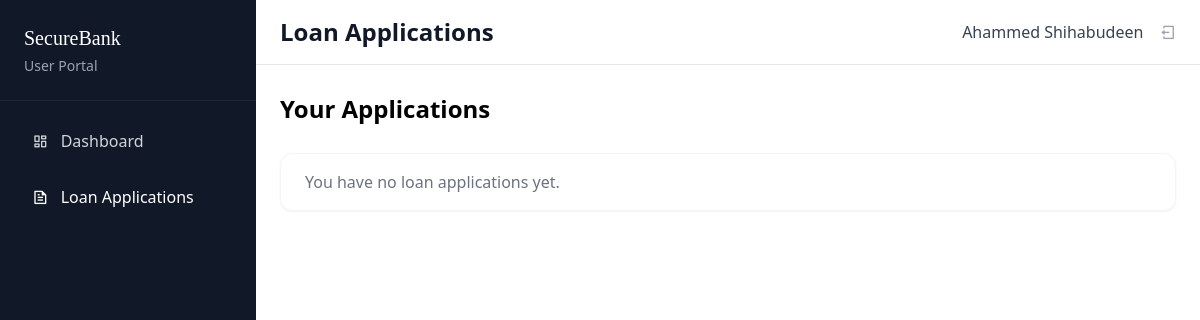
The app's page /loan-applications/ (signed in), older data.
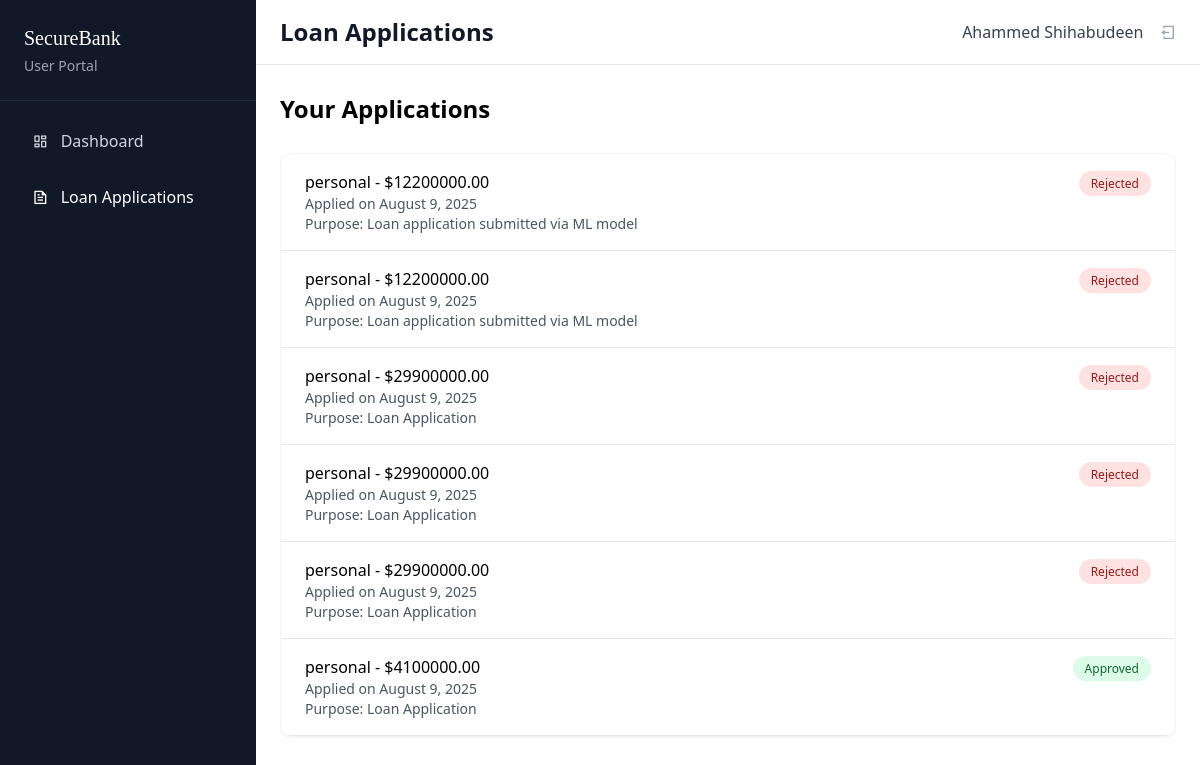
The same page, newer data.
### bank/models.py (models this page shows)
class LoanRequest(models.Model):
    LOAN_TYPES = (
        ('personal', 'Personal Loan'),
        ('auto', 'Auto Loan'),
        ('home', 'Home Loan'),
        ('education', 'Education Loan'),
    )
    STATUS_CHOICES = (
        ('pending', 'Pending'),
        ('approved', 'Approved'),
        ('rejected', 'Rejected'),
        ('disbursed', 'Disbursed'),
    )
    user = models.ForeignKey(User, on_delete=models.CASCADE)
    loan_type = models.CharField(max_length=20, choices=LOAN_TYPES,default='auto')
    amount = models.DecimalField(max_digits=12, decimal_places=2)
    purpose = models.TextField()
    status = models.CharField(max_length=20, choices=STATUS_CHOICES, default='pending')
    application_date = models.DateTimeField(auto_now_add=True)
    approved_date = models.DateTimeField(null=True, blank=True)
    term_months = models.IntegerField(default=12)
    interest_rate = models.DecimalField(max_digits=5, decimal_places=2, default=5.0)

### bank/views.py (the view)
# urls.py: path('loan-applications/', views.loan_applications, name='loan_applications'),
def loan_applications(request):
    loans = LoanRequest.objects.filter(user=request.user)
    return render(request, "user/loan_applications.html", {
        "loan_applications": loans,
        "full_name": request.user.get_full_name() or request.user.username,
        "active": "loans"
    })

### bank/templates/user/loan_applications.html (shortened to what this page needs)
{% extends "user/dashboard_base.html" %}
{% block header %}Loan Applications{% endblock %}
{% block content %}
<div class="flex items-center justify-between mb-6">
    <h2 class="text-2xl font-bold">Your Applications</h2>
    <a href="{% url 'loan_application_form' %}" class="bg-primary text-white px-6 py-2 rounded-lg hover:bg-blue-700">New Application</a>
</div>
<div class="bg-white rounded-xl shadow-sm border border-gray-100 overflow-hidden">
    {% for loan in loan_applications %}
    <div class="px-6 py-4 border-b border-gray-200">
        <div class="flex justify-between">
            <div>
                <h4 class="font-medium">{{ loan.loan_type }} - ${{ loan.amount }}</h4>
                <p class="text-sm text-gray-600">Applied on {{ loan.application_date|date:"F j, Y" }}</p>
                <p class="text-sm text-gray-600">Purpose: {{ loan.purpose }}</p>
            </div>
            <div>
                {% if loan.status == 'pending' %}
                    <span class="bg-yellow-100 text-yellow-800 px-3 py-1 rounded-full text-xs">Pending</span>
                {% elif loan.status == 'approved' %}
                    <span class="bg-green-100 text-green-800 px-3 py-1 rounded-full text-xs">Approved</span>
                {% elif loan.status == 'rejected' %}
                    <span class="bg-red-100 text-red-800 px-3 py-1 rounded-full text-xs">Rejected</span>
                {% endif %}
            </div>
        </div>
    </div>
    {% empty %}
    <div class="px-6 py-4 text-gray-500">You have no loan applications yet.</div>
    {% endfor %}
</div>
{% endblock %}

### bank/templates/user/dashboard_base.html (shortened to what this page needs)
{% load static %}
<!DOCTYPE html>
<html lang="en">
<head>
    <script src="https://cdn.tailwindcss.com/3.4.16"></script>
    <link rel="stylesheet" href="https://cdnjs.cloudflare.com/ajax/libs/remixicon/4.6.0/remixicon.min.css">
</head>
<body>
<div id="userDashboard" class="fixed inset-0 bg-white z-50">
    <div class="flex h-full">
        <aside class="w-64 bg-gray-900 text-white">
            <div class="p-6 border-b border-gray-800">
                <div class="font-['Pacifico'] text-xl">SecureBank</div>
                <p class="text-gray-400 text-sm mt-1">User Portal</p>
            </div>
            <nav class="p-4 space-y-2">
                <a href="{% url 'user_dashboard' %}" class="flex items-center px-4 py-3 rounded-lg {% if active == 'dashboard' %}bg-primary text-white{% else %}text-gray-300 hover:bg-gray-800{% endif %}">
                    <i class="ri-dashboard-line mr-3"></i> Dashboard
                </a>
                <a href="{% url 'loan_applications' %}" class="flex items-center px-4 py-3 rounded-lg {% if active == 'loans' %}bg-primary text-white{% else %}text-gray-300 hover:bg-gray-800{% endif %}">
                    <i class="ri-file-text-line mr-3"></i> Loan Applications
                </a>
            </nav>
        </aside>
        <div class="flex-1 flex flex-col">
            <header class="bg-white border-b border-gray-200 px-6 py-4">
                <div class="flex items-center justify-between">
                    <h1 class="text-2xl font-bold text-gray-900">{% block header %}{% endblock %}</h1>
                    <div class="flex items-center space-x-4">
                        <div class="flex items-center space-x-2">
                            <div class="w-8 h-8 bg-primary rounded-full flex items-center justify-center">
                                <i class="ri-user-line text-white text-sm"></i>
                            </div>
                            <span class="font-medium text-gray-700">{{ full_name }}</span>
                        </div>
                        <a href="{% url 'logout' %}" class="text-gray-400 hover:text-gray-600">
                            <i class="ri-logout-box-line"></i>
                        </a>
                    </div>
                </div>
            </header>
            <main class="flex-1 p-6 overflow-auto">
                {% block content %}{% endblock %}
            </main>
        </div>
    </div>
</div>
</body>
</html>

Row changes from the older to the newer data that the page shows:
added LoanRequest: loan_type "personal", amount "12200000.00", application_date "August 9, 2025", purpose "Loan application submitted via ML model", status "Rejected"
added LoanRequest: loan_type "personal", amount "12200000.00", application_date "August 9, 2025", purpose "Loan application submitted via ML model", status "Rejected"
added LoanRequest: loan_type "personal", amount "29900000.00", application_date "August 9, 2025", purpose "Loan Application", status "Rejected"
added LoanRequest: loan_type "personal", amount "29900000.00", application_date "August 9, 2025", purpose "Loan Application", status "Rejected"
added LoanRequest: loan_type "personal", amount "29900000.00", application_date "August 9, 2025", purpose "Loan Application", status "Rejected"
added LoanRequest: loan_type "personal", amount "4100000.00", application_date "August 9, 2025", purpose "Loan Application", status "Approved"
Text that changed along with them:
text no longer shown: "You have no loan applications yet."
